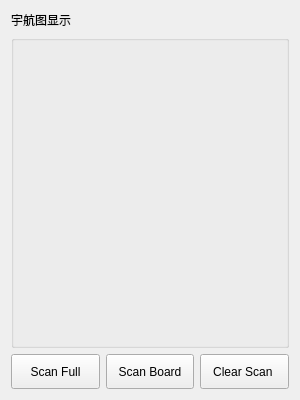
<?xml version="1.0" encoding="UTF-8"?>
<ui version="4.0">
 <class>ControlScanWidget</class>
 <widget class="QWidget" name="ControlScanWidget">
  <property name="geometry">
   <rect>
    <x>0</x>
    <y>0</y>
    <width>300</width>
    <height>400</height>
   </rect>
  </property>
  <property name="minimumSize">
   <size>
    <width>300</width>
    <height>400</height>
   </size>
  </property>
  <property name="maximumSize">
   <size>
    <width>300</width>
    <height>400</height>
   </size>
  </property>
  <property name="windowTitle">
   <string>ControlScanWidget</string>
  </property>
  <layout class="QVBoxLayout" name="verticalLayout" stretch="0,1,0">
   <item>
    <widget class="QLabel" name="label">
     <property name="text">
      <string>宇航图显示</string>
     </property>
    </widget>
   </item>
   <item>
    <widget class="QGroupBox" name="groupBox">
     <property name="title">
      <string/>
     </property>
     <layout class="QHBoxLayout" name="horizontalLayout">
      <property name="spacing">
       <number>3</number>
      </property>
      <property name="leftMargin">
       <number>0</number>
      </property>
      <property name="topMargin">
       <number>0</number>
      </property>
      <property name="rightMargin">
       <number>0</number>
      </property>
      <property name="bottomMargin">
       <number>0</number>
      </property>
      <item>
       <widget class="QWidget" name="widget" native="true">
        <property name="minimumSize">
         <size>
          <width>0</width>
          <height>0</height>
         </size>
        </property>
        <property name="maximumSize">
         <size>
          <width>16777215</width>
          <height>16777215</height>
         </size>
        </property>
       </widget>
      </item>
     </layout>
    </widget>
   </item>
   <item>
    <layout class="QHBoxLayout" name="horizontalLayout_2">
     <item>
      <widget class="QToolButton" name="toolButton">
       <property name="sizePolicy">
        <sizepolicy hsizetype="Minimum" vsizetype="Fixed">
         <horstretch>0</horstretch>
         <verstretch>0</verstretch>
        </sizepolicy>
       </property>
       <property name="minimumSize">
        <size>
         <width>73</width>
         <height>35</height>
        </size>
       </property>
       <property name="styleSheet">
        <string notr="true"/>
       </property>
       <property name="text">
        <string>Scan Full</string>
       </property>
       <property name="iconSize">
        <size>
         <width>73</width>
         <height>50</height>
        </size>
       </property>
      </widget>
     </item>
     <item>
      <widget class="QToolButton" name="toolButton_2">
       <property name="sizePolicy">
        <sizepolicy hsizetype="Minimum" vsizetype="Fixed">
         <horstretch>0</horstretch>
         <verstretch>0</verstretch>
        </sizepolicy>
       </property>
       <property name="minimumSize">
        <size>
         <width>73</width>
         <height>35</height>
        </size>
       </property>
       <property name="text">
        <string>Scan Board</string>
       </property>
      </widget>
     </item>
     <item>
      <widget class="QToolButton" name="toolButton_3">
       <property name="sizePolicy">
        <sizepolicy hsizetype="Minimum" vsizetype="Fixed">
         <horstretch>0</horstretch>
         <verstretch>0</verstretch>
        </sizepolicy>
       </property>
       <property name="minimumSize">
        <size>
         <width>73</width>
         <height>35</height>
        </size>
       </property>
       <property name="text">
        <string>Clear Scan </string>
       </property>
      </widget>
     </item>
    </layout>
   </item>
  </layout>
 </widget>
 <layoutdefault spacing="6" margin="11"/>
 <resources>
  <include location="MainWidget.qrc"/>
 </resources>
 <connections/>
</ui>
